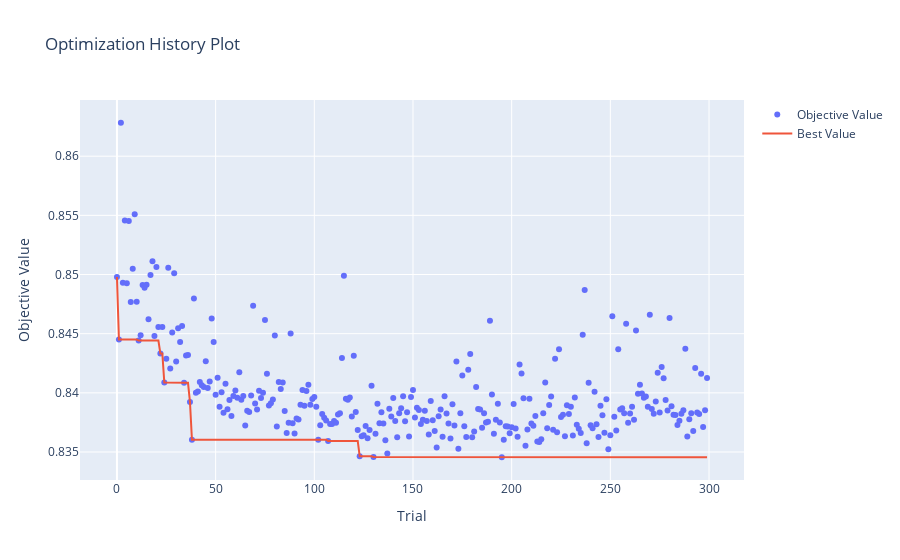

The cell this chart's notebook holds for it:
### Code cell
optuna.visualization.plot_optimization_history(study)

### Figure 1 — Plotly figure (JSON) as saved in the notebook; plotly's stock layout.template omitted (floating-point values rounded to 4 significant figures; data arrays with more than 128 entries replaced by an {"elided": "..."} marker saying what was removed)
{"data": [{"mode": "markers", "name": "Objective Value", "type": "scatter", "x": {"elided": "300 int values"}, "y": {"elided": "300 float values"}}, {"name": "Best Value", "type": "scatter", "x": {"elided": "300 int values"}, "y": {"elided": "300 float values"}}], "layout": {"title": {"text": "Optimization History Plot"}, "xaxis": {"title": {"text": "Trial"}}, "yaxis": {"title": {"text": "Objective Value"}}}}
